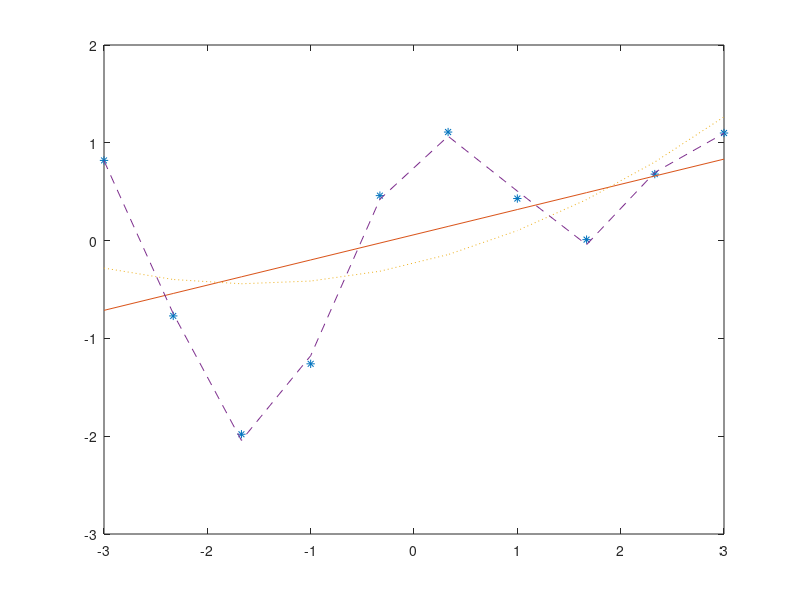

Here is the MATLAB script that generated this plot:
x3=[-3.00	-2.33	-1.67	-1.00	-0.33	0.33	1.00	1.67	2.33	3.00];
y3=[0.82	-0.77	-1.98	-1.26	0.46	1.11	0.43	0.01	0.68	1.10];
poly1=polyfit(x3,y3,1);
yv1=polyval(poly1,x3);
poly2=polyfit(x3,y3,2);
yv2=polyval(poly2,x3);
poly6=polyfit(x3,y3,6);
yv6=polyval(poly6,x3);
plot(x3,y3,'*');
hold();
plot(x3,yv1,'-',x3,yv2,':',x3,yv6,'--');